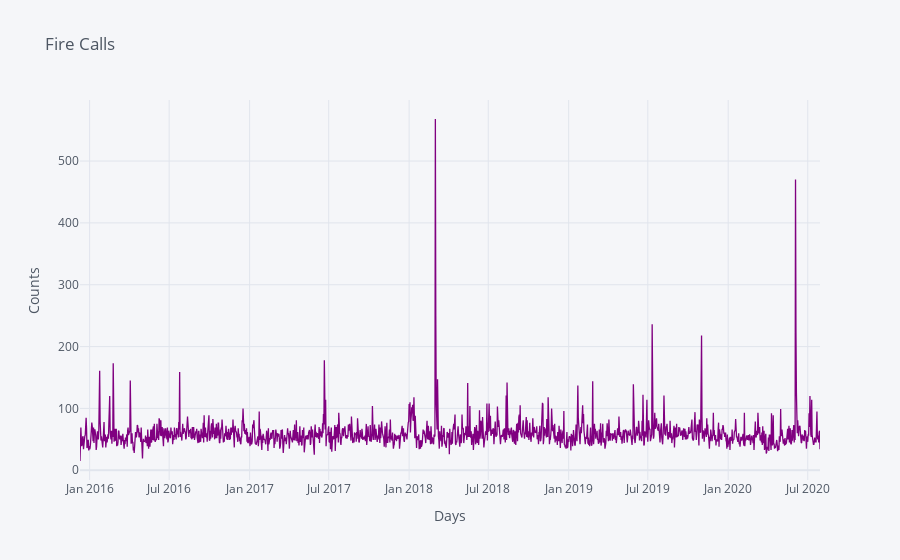

Here is the notebook cell this chart was saved with:
### Code cell
#the same for fire calls
fire_gr = df[df["Reason"]== "Fire"].groupby("date").count()

df_fire= fire_gr.reset_index()

df_fire.iplot(x= "date", y= "lat", colors= "purple", title="Fire Calls", xTitle="Days", 
            yTitle = "Counts")

### Figure 1 — Plotly figure (JSON) as saved in the notebook; plotly's stock layout.template omitted (floating-point values rounded to 4 significant figures; data arrays with more than 128 entries replaced by an {"elided": "..."} marker saying what was removed)
{"data": [{"line": {"color": "rgba(128, 0, 128, 1.0)", "dash": "solid", "shape": "linear", "width": 1.3}, "mode": "lines", "name": "lat", "text": "", "type": "scatter", "x": {"elided": "1694 str values"}, "y": {"elided": "1694 int values"}}], "layout": {"legend": {"bgcolor": "#F5F6F9", "font": {"color": "#4D5663"}}, "paper_bgcolor": "#F5F6F9", "plot_bgcolor": "#F5F6F9", "title": {"font": {"color": "#4D5663"}, "text": "Fire Calls"}, "xaxis": {"gridcolor": "#E1E5ED", "showgrid": true, "tickfont": {"color": "#4D5663"}, "title": {"font": {"color": "#4D5663"}, "text": "Days"}, "zerolinecolor": "#E1E5ED"}, "yaxis": {"gridcolor": "#E1E5ED", "showgrid": true, "tickfont": {"color": "#4D5663"}, "title": {"font": {"color": "#4D5663"}, "text": "Counts"}, "zerolinecolor": "#E1E5ED"}}}
